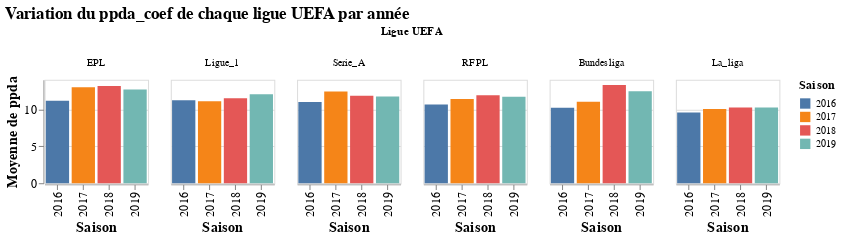

Here is the notebook cell this chart was saved with:
### Code cell
alt.Chart(mean_ppda).mark_bar().encode(
    x=alt.X('year:N', title='Saison'),
    y=alt.Y('ppda_coef:Q', title='Moyenne de ppda'),
    color=alt.Color('year:N', title='Saison'),
    column=alt.Column('league:N', title='Ligue UEFA', sort=alt.EncodingSortField(field='ppda_coef', order='descending'))
).properties(
    width=100, 
    height=100,
    title="Variation du ppda_coef de chaque ligue UEFA par année"
).configure_axis(
    labelFontSize=12,
    titleFontSize=14
).configure_legend(
    titleFontSize=12,
    labelFontSize=10
).configure_title(
    fontSize=16
)

### Figure 1 — Vega-Lite specification as saved in the notebook (floating-point values rounded to 4 significant figures)
{"config": {"view": {"continuousWidth": 300, "continuousHeight": 300}, "axis": {"labelFontSize": 12, "titleFontSize": 14}, "legend": {"labelFontSize": 10, "titleFontSize": 12}, "title": {"fontSize": 16}}, "data": {"name": "data-62c539c7447d2c32ac9f054f107839d8"}, "mark": {"type": "bar"}, "encoding": {"color": {"field": "year", "title": "Saison", "type": "nominal"}, "column": {"field": "league", "sort": {"field": "ppda_coef", "order": "descending"}, "title": "Ligue UEFA", "type": "nominal"}, "x": {"field": "year", "title": "Saison", "type": "nominal"}, "y": {"field": "ppda_coef", "title": "Moyenne de ppda", "type": "quantitative"}}, "height": 100, "title": "Variation du ppda_coef de chaque ligue UEFA par année", "width": 100, "$schema": "https://vega.github.io/schema/vega-lite/v5.16.3.json", "datasets": {"data-62c539c7447d2c32ac9f054f107839d8": [{"league": "Bundesliga", "year": 2016, "ppda_coef": 10.21}, {"league": "Bundesliga", "year": 2017, "ppda_coef": 11.0}, {"league": "Bundesliga", "year": 2018, "ppda_coef": 13.28}, {"league": "Bundesliga", "year": 2019, "ppda_coef": 12.43}, {"league": "EPL", "year": 2016, "ppda_coef": 11.16}, {"league": "EPL", "year": 2017, "ppda_coef": 12.98}, {"league": "EPL", "year": 2018, "ppda_coef": 13.14}, {"league": "EPL", "year": 2019, "ppda_coef": 12.68}, {"league": "La_liga", "year": 2016, "ppda_coef": 9.55}, {"league": "La_liga", "year": 2017, "ppda_coef": 10.03}, {"league": "La_liga", "year": 2018, "ppda_coef": 10.23}, {"league": "La_liga", "year": 2019, "ppda_coef": 10.24}, {"league": "Ligue_1", "year": 2016, "ppda_coef": 11.23}, {"league": "Ligue_1", "year": 2017, "ppda_coef": 11.09}, {"league": "Ligue_1", "year": 2018, "ppda_coef": 11.49}, {"league": "Ligue_1", "year": 2019, "ppda_coef": 12.04}, {"league": "RFPL", "year": 2016, "ppda_coef": 10.63}, {"league": "RFPL", "year": 2017, "ppda_coef": 11.4}, {"league": "RFPL", "year": 2018, "ppda_coef": 11.9}, {"league": "RFPL", "year": 2019, "ppda_coef": 11.69}, {"league": "Serie_A", "year": 2016, "ppda_coef": 11.0}, {"league": "Serie_A", "year": 2017, "ppda_coef": 12.39}, {"league": "Serie_A", "year": 2018, "ppda_coef": 11.84}, {"league": "Serie_A", "year": 2019, "ppda_coef": 11.72}]}}
